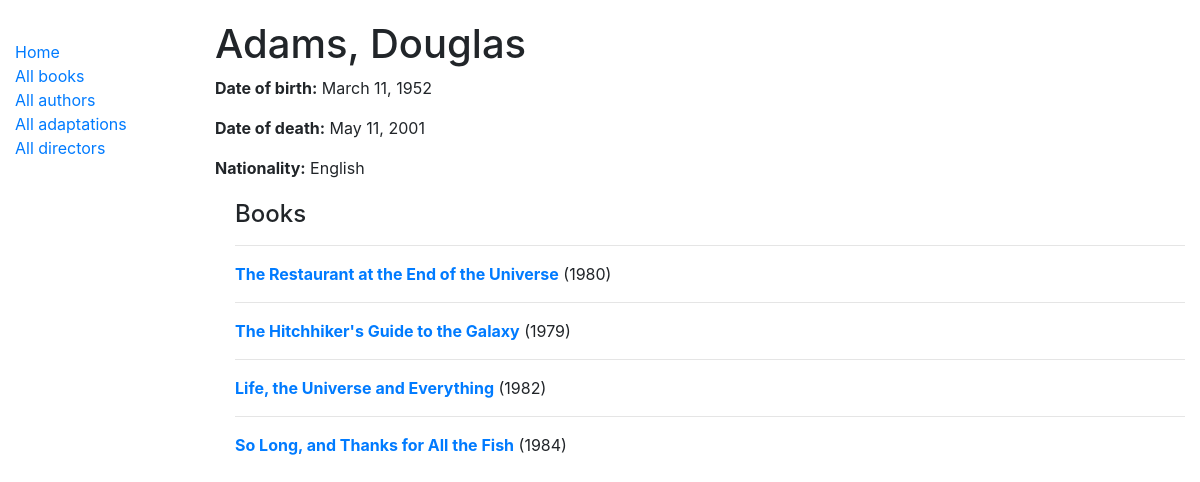
The page /catalog/author/1 on the database as committed earlier.
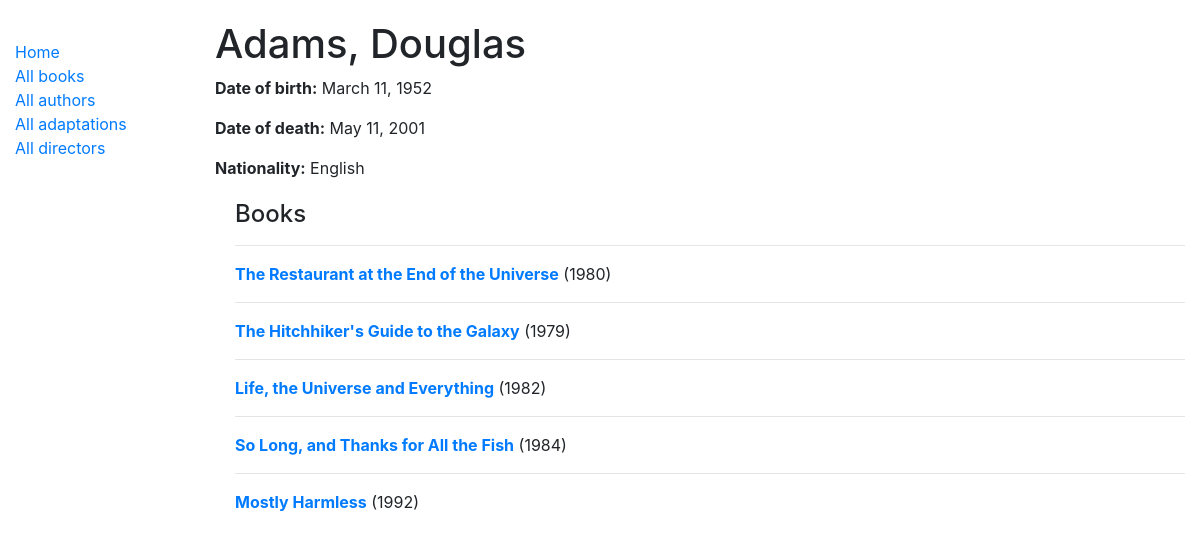
The same page on the database as committed later.
### catalog/models.py (models this page shows, shortened)
class Book(models.Model):
    title = models.CharField(max_length=200)
    author = models.ForeignKey('Author', on_delete=models.SET_NULL, null=True)
    year = models.PositiveIntegerField('Publishing year', null=True, validators=[MaxValueValidator(2020), MinValueValidator(1800)], help_text='Enter a publishing year')
    summary = models.TextField(max_length=1000, help_text='Enter a brief description of the book')
    isbn = models.CharField('ISBN', max_length=13, help_text='13 Character <a href="https://www.isbn-international.org/content/what-isbn">ISBN number</a>')
    genre = models.ManyToManyField(Genre, help_text='Select a genre for this book')

### catalog/views.py (the view)
# urls.py: path('author/<int:pk>', views.AuthorDetailView.as_view(), name='author-detail'),
class AuthorDetailView(generic.DetailView):
    model = Author

### catalog/templates/catalog/author_detail.html
{% extends "base_generic.html" %}
{% block content %}
  <h1>{{ author.last_name}}, {{ author.first_name }}</h1>
  <p><strong>Date of birth:</strong> {{ author.date_of_birth }}</p>
  {% if author.date_of_death %}
    <p><strong>Date of death:</strong> {{ author.date_of_death }}</p>
  {% endif %}
  <p><strong>Nationality:</strong> {{ author.nationality }}</p>
  <div style="margin-left:20px;margin-top:20px">
    <h4>Books</h4>
    {% for book in author.book_set.all %}
      <hr>
      <p><strong><a href="{% url 'book-detail' book.pk %}">{{ book.title }}</a></strong> ({{ book.year }})</p>
    {% endfor %}
  </div>
{% endblock %}

Rows that differ between the two databases and show on the page:
added Book: title "Mostly Harmless", year "1992"
